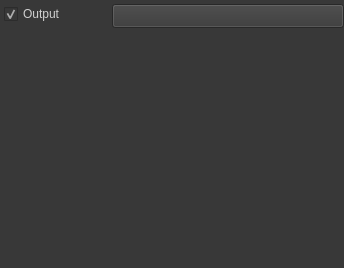
<?xml version="1.0" encoding="UTF-8"?>
<ui version="4.0">
 <class>PlayerChannelNodeWidget</class>
 <widget class="QWidget" name="PlayerChannelNodeWidget">
  <property name="geometry">
   <rect>
    <x>0</x>
    <y>0</y>
    <width>344</width>
    <height>268</height>
   </rect>
  </property>
  <property name="windowTitle">
   <string>Form</string>
  </property>
  <property name="styleSheet">
   <string notr="true">QWidget {
background-color: rgb(56, 56, 56);
color: rgb(208, 208, 208);
}</string>
  </property>
  <widget class="QCheckBox" name="OutputEnabledCheckBox">
   <property name="geometry">
    <rect>
     <x>4</x>
     <y>4</y>
     <width>84</width>
     <height>20</height>
    </rect>
   </property>
   <property name="text">
    <string>Output</string>
   </property>
   <property name="checked">
    <bool>true</bool>
   </property>
  </widget>
  <widget class="QPushButton" name="ExpandCollapsePushButton">
   <property name="geometry">
    <rect>
     <x>112</x>
     <y>4</y>
     <width>232</width>
     <height>24</height>
    </rect>
   </property>
   <property name="text">
    <string/>
   </property>
   <property name="checkable">
    <bool>true</bool>
   </property>
  </widget>
  <widget class="QWidget" name="MelodicTimbreWidget" native="true">
   <property name="geometry">
    <rect>
     <x>0</x>
     <y>28</y>
     <width>336</width>
     <height>240</height>
    </rect>
   </property>
  </widget>
  <widget class="QWidget" name="ChannelColorWidget" native="true">
   <property name="geometry">
    <rect>
     <x>92</x>
     <y>4</y>
     <width>16</width>
     <height>20</height>
    </rect>
   </property>
  </widget>
 </widget>
 <resources/>
 <connections/>
</ui>
